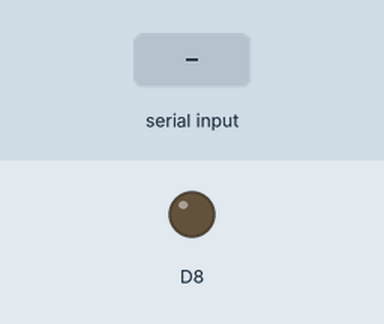
This sketch was run on a simulated ESP8266 (NodeMCU). Shown: output pins drawn as LEDs (lit = HIGH). The test bench sets the inputs (shaded band). WiFi joins after 1.5 s; servers stay silent unless stated; uploads are accepted with an empty reply; what the sketch prints to the serial monitor is not drawn.

Above: at 2.7 s.
2.8 s: "1\n" received over the second serial link
At 4.2 s:
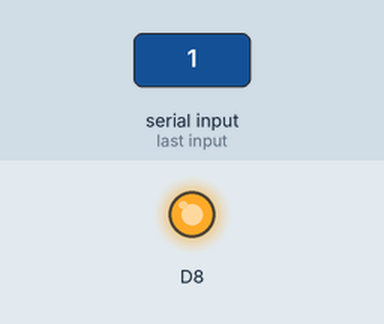
Timing chart, 0 to 9.5 s (numbered marks = the images above; inputs shaded):
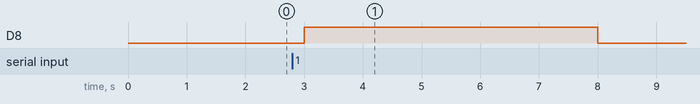

The sketch:

wifi_esp8266.ino
```cpp
#include <SoftwareSerial.h>
#include <ArduinoJson.h>
#include <ESP8266WiFi.h>
#include <ESP8266HTTPClient.h>
#include <WiFiClientSecure.h>

SoftwareSerial mySerial(D1, D2); //RX, TX

const char* ssid = "#";
const char* password =  "#";
String url = "https://vabya630n7.execute-api.sa-east-1.amazonaws.com/prod/device/";

void setup() {
  Serial.begin(115200);
  mySerial.begin(9600);

  WiFi.begin(ssid, password);
  Serial.println("");
  Serial.print("Connecting");
  while (WiFi.status() != WL_CONNECTED) {
    delay(500);
    Serial.print(".");
  }

  Serial.println("");
  Serial.print("Connected to ");
  Serial.println(ssid);
  Serial.print("IP address: ");
  Serial.println(WiFi.localIP());

  // Incializa led
  pinMode(D8, OUTPUT);
}

void loop() {
    if (mySerial.available()) {
    // read JSON data from Arduino
    StaticJsonDocument<200> doc;
    char json[200];
    mySerial.readBytesUntil('\n', json, sizeof(json));
    deserializeJson(doc, json);

    // extract sensor data
    float celcius = doc["degree_c"];
    float fahrenheit = doc["degree_f"];
    float humidity = doc["humidity"];
    float ppm_mq135 = doc["ppm_mq135"];
    float voltage_ldr = doc["voltage_ldr"];
    float presence = doc["presence"];

    // print sensor data to serial monitor
    Serial.print("Temperature: ");
    Serial.print(celcius);
    Serial.print(", Fahrenheit: ");
    Serial.print(fahrenheit);
    Serial.print(", Humidity: ");
    Serial.print(humidity);
    Serial.print(", Gas: ");
    Serial.println(ppm_mq135);
    Serial.print(", Voltage LDR: ");
    Serial.println(voltage_ldr);
    Serial.print(", Presence: ");
    Serial.println(presence);

    if (WiFi.status() == WL_CONNECTED) {
    WiFiClientSecure client;
    client.setInsecure();

    HTTPClient https;
    String fullUrl = url;
      String id = "96edb0ff-666d-4195-b169-e3925da03919";
      char tempStr[7];
      dtostrf(celcius, 5, 2, tempStr);

      char fahrStr[7];
      dtostrf(fahrenheit, 5, 2, fahrStr);

      char ppmStr[7];
      dtostrf(ppm_mq135, 5, 2, ppmStr);

      char voltageStr[7];
      dtostrf(voltage_ldr, 5, 2, voltageStr);

      char presenceStr[7];
      dtostrf(presence, 5, 2, presenceStr);

      if (https.begin(client, "https://vabya630n7.execute-api.sa-east-1.amazonaws.com/prod/station/create")) {
      https.addHeader("Content-Type", "application/json");
      String json = "{\"degree_c\":" + String(tempStr) + ", \"degree_f\":" + String(fahrStr) + ", \"humidity\":" + String(humidity) + ", \"ppm_mq135\":" + String(ppmStr) + ", \"voltage_ldr\":" + String(voltageStr) + ", \"presence\":" + String(presenceStr) + ", \"device_id\":\"" + id + "\"}";
      //String json = "{\"degree_c\":" + String(tempStr) + ", \"degree_f\":" + String(fahrStr) + ", \"humidity\":" + String(humidity) + ", \"ppm_mq135\":" + String(ppmStr) + ", \"device_id\":\"" + id + "\"}";
      int httpCode = https.POST(json);
      Serial.println("============== Response code: " + String(httpCode));
      if (httpCode > 0) {
        String response = https.getString();
        Serial.println(response);

        // turn the led on for 5 seconds
        digitalWrite(D8, HIGH);
        delay(5000);
      }
      https.end();
      } else {
        Serial.printf("[HTTPS] Unable to connect\n");
      }
    }
    // turn the led off
    digitalWrite(D8, LOW);
    delay(1000);
  }
}
```

Measured:
- after the input at 2.8 s, D8: LOW → HIGH after 0.20 s, → LOW 5.0 s later
